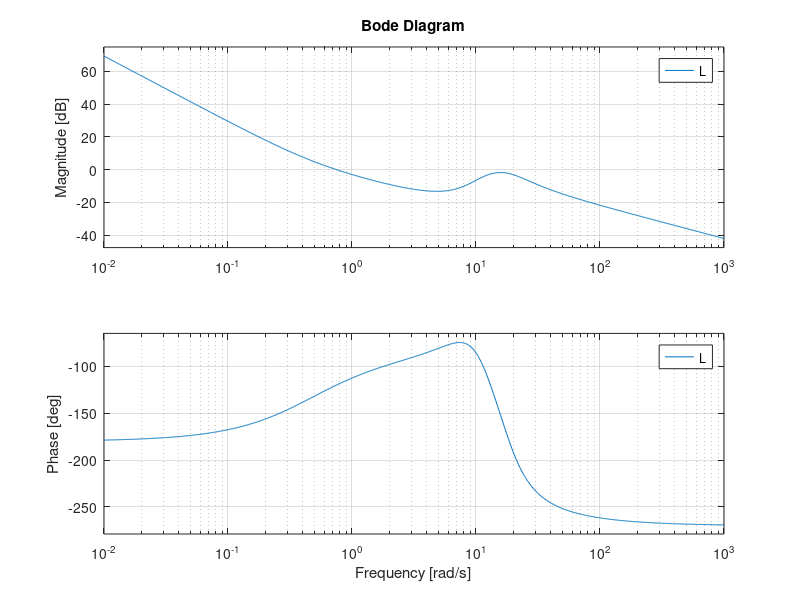

Write MATLAB code to recreate this figure.
%% 3.a
a1 = 5 + 11i; a2 = 5 - 11i;
a3 = 7.5 + 16i; a4 = 7.5 - 16i;
alpha = 7.55;
beta = sqrt(75.85);
d = 0.18; %m
g = 9.81; %m/s^2
s=tf('s');

Tf = 1/(a1+a2+a3+a4);

Ki = (a1*a2*a3*a4*Tf)/alpha;

Kp = (((a4*(a1*a2+a3*(a1+a2))+a1*a2*a3)*Tf+beta^2)/alpha) - Ki*Tf;

Kd = ((a1*a2+a4*(a1+a2+a3)+a3*(a1+a2))*Tf + Tf*beta^2)/alpha - Kp*Tf;

FG = (((s*Kp+Ki)*(1+s*Tf))+Kd*s^2)/(s*(s*Tf+1))*(alpha/(s^2-beta^2));

Gp = -((FG/(1+FG))*((d*s^2 - g)/s));

bode(Gp)
grid on
%% 3.b

wc=0.75;
[gpmag, gpphasedeg] = bode(Gp, wc)
gpmag
gpphase=(gpphasedeg)*pi/180

Ti=-1/(wc*tan(-120*pi/180-gpphase));
Fvmag = 1/gpmag;
Kp = Fvmag/(sqrt(1+(1/(Ti*wc)^2)))
Ki = Kp/Ti

Fv = (Kp + Ki/s);

%%
clf
L=Fv*Gp;
bode(L)
grid on

[Lmag, Lphasedeg] = bode(L, wc);
phaseMargin = Lphasedeg + 180
